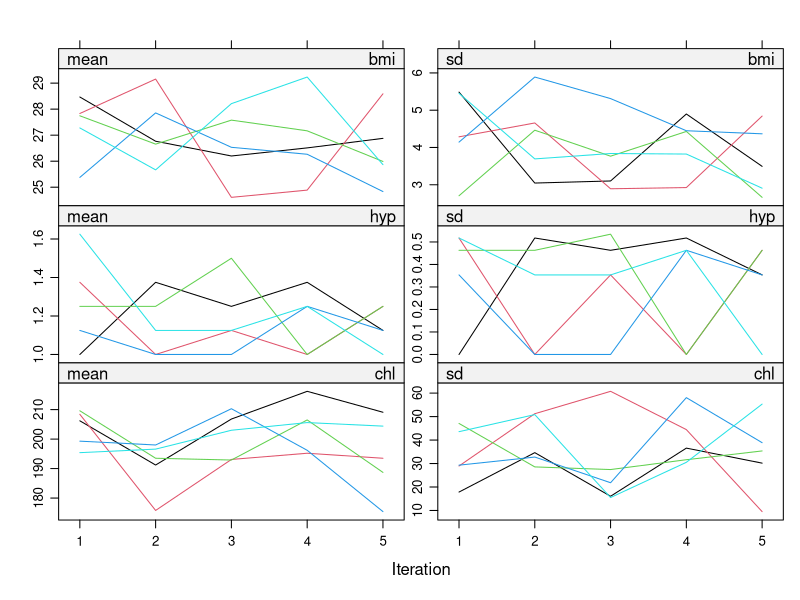
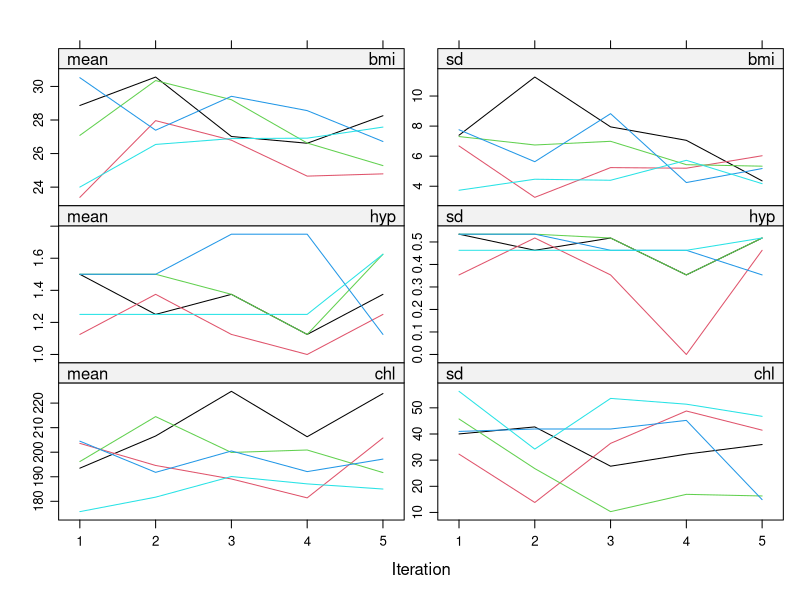
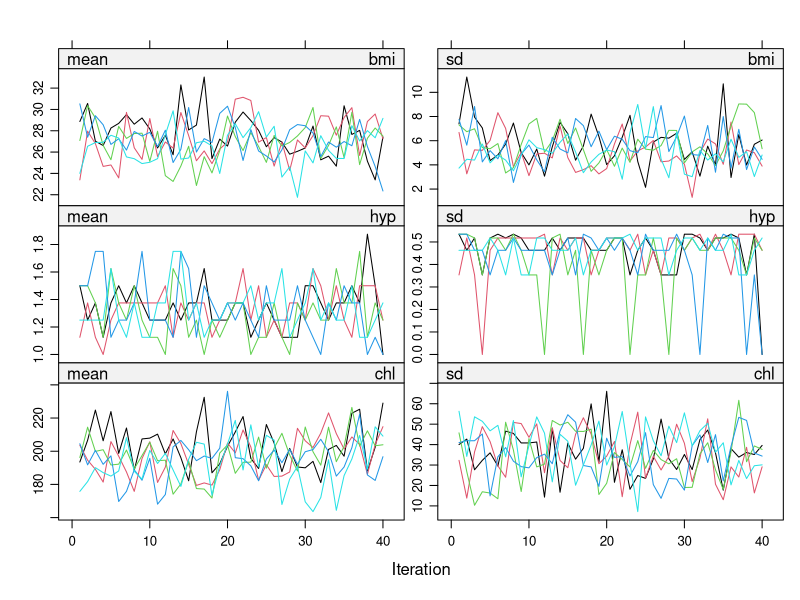
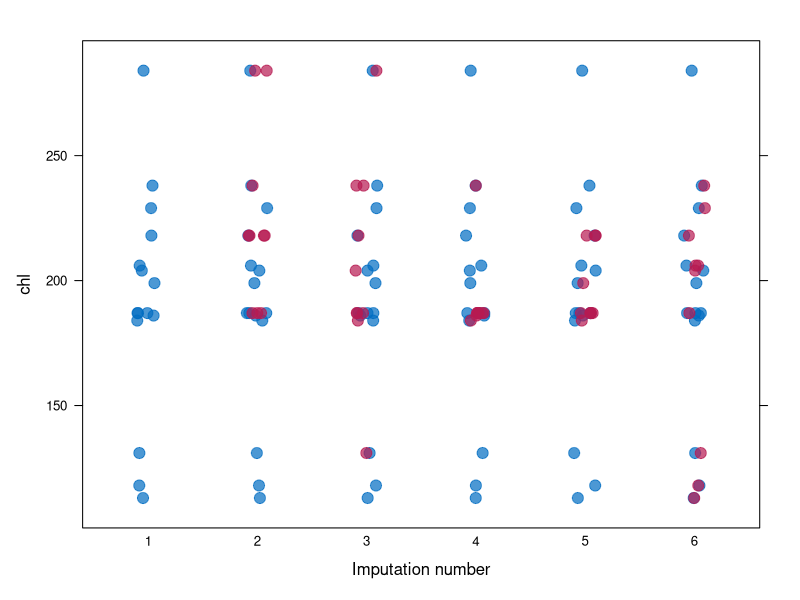
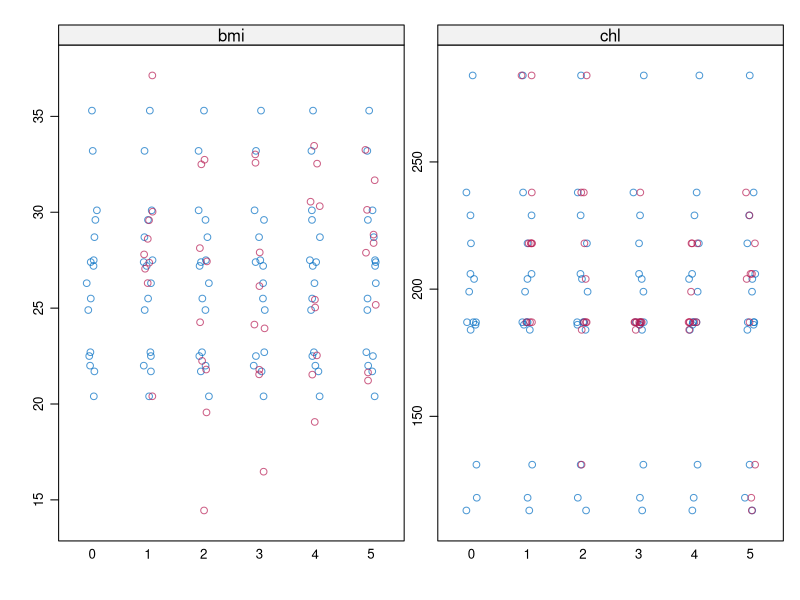
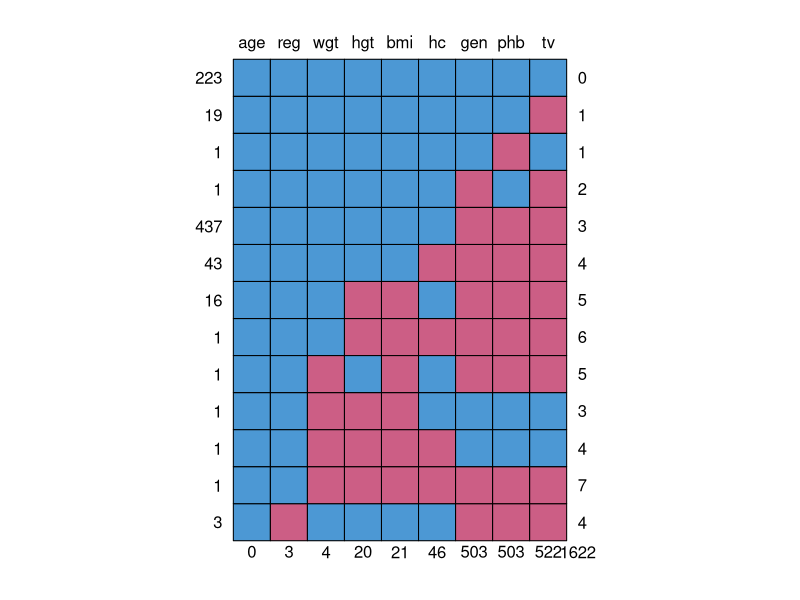
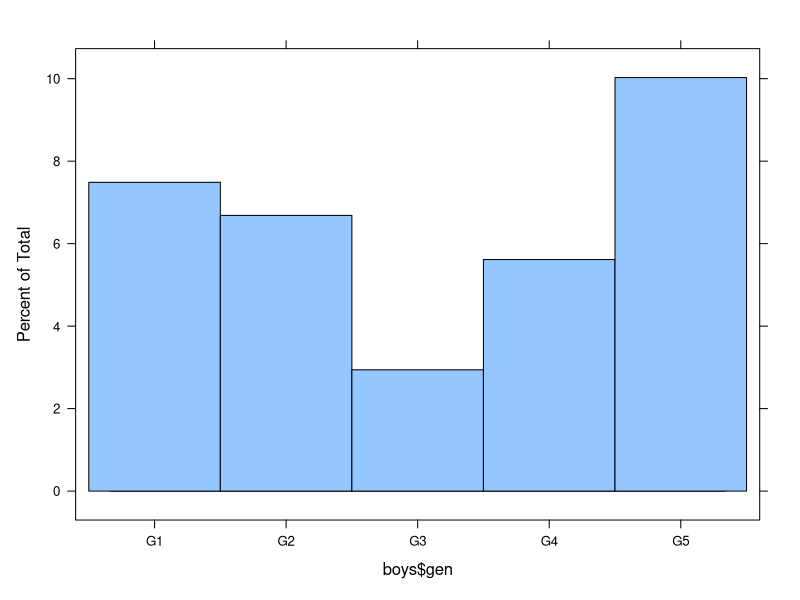
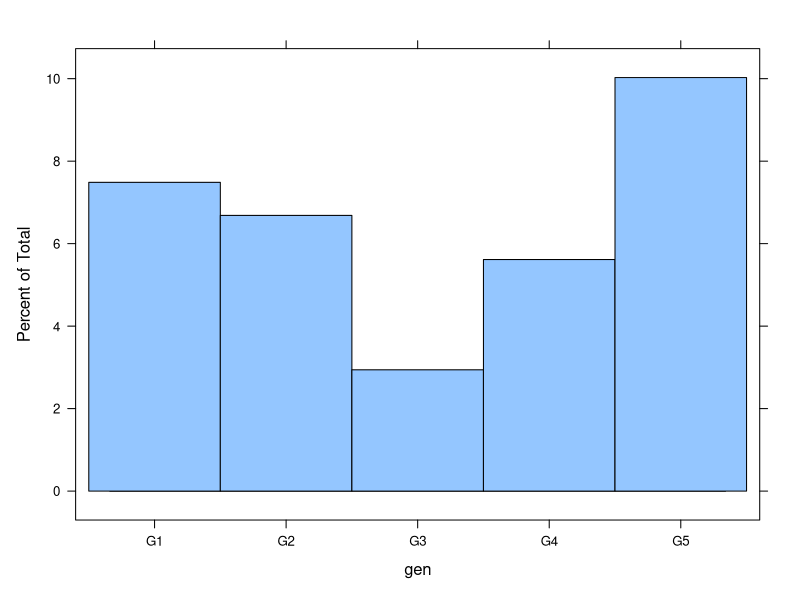

The R script that drew these images, in order:
## ---- chunk 1
library(mice)    # data imputation
library(lattice) # plotting device
library(dplyr)   # data manipulation
library(magrittr)# pipes
library(purrr)   # functional programming
## ---- chunk 2
set.seed(123)
## ---- chunk 3
nhanes
## ---- chunk 4
imp <- mice(nhanes, m = 3, print=FALSE)
## ---- chunk 5
imp$pred
## ---- chunk 6
ini <- mice(nhanes, maxit=0, print=FALSE)
pred <- ini$pred
pred
## ---- chunk 7
pred <- make.predictorMatrix(nhanes)
pred
## ---- chunk 8
pred[, "hyp"] <- 0
pred
## ---- chunk 9
imp <- mice(nhanes, predictorMatrix =  pred, print = F)
## ---- chunk 10
ini <- mice(nhanes, pred=quickpred(nhanes, mincor=.3), print=F)
ini$pred
## ---- chunk 11
imp <- mice(nhanes, print=F)
plot(imp)
## ---- chunk 12
imp <- mice(nhanes, seed=123, print=F)
## ---- chunk 13
imp$meth
## ---- chunk 14
summary(nhanes2)
## ---- chunk 15
str(nhanes2)
## ---- chunk 16
imp <- mice(nhanes2, print=F)
imp$meth
## ---- chunk 17
methods(mice)
## ---- chunk 18
meth <- make.method(nhanes2)
meth
meth["bmi"] <- "norm"
meth
## ---- chunk 19
imp <- mice(nhanes2, meth = meth, print=F)
## ---- chunk 20
plot(imp)
## ---- chunk 21
imp40 <- mice.mids(imp, maxit=35, print=F)
plot(imp40)
## ---- chunk 22
stripplot(imp, chl~.imp, pch=20, cex=2)
## ---- chunk 23
stripplot(imp)
## ---- chunk 24
fit <- with(imp, lm(bmi ~ chl))
fit
## ---- chunk 25
class(fit)
## ---- chunk 26
ls(fit)
## ---- chunk 27
summary(fit$analyses[[2]])
## ---- chunk 28
pool.fit <- pool(fit)
summary(pool.fit)
pool.fit
## ---- chunk 29
fit <- imp %>% 
  complete("all") %>% # list where each listed element is a completed set
  map(lm, formula = bmi ~ chl) %>% 
  pool() %>% 
  summary()
## ---- chunk 30
help(boys)
?boys
## ---- chunk 31
head(boys, n = 10)
## ---- chunk 32
tail(boys, n = 10)
## ---- chunk 33
!is.unsorted(boys$age)
## ---- chunk 34
dim(boys)
## ---- chunk 35
summary(boys)
## ---- chunk 36
md.pattern(boys)
## ---- chunk 37
mpat <- md.pattern(boys, plot = FALSE)
sum(mpat[, "gen"] == 0)
## ---- chunk 38
# use ! to indicate the opposite of NA
R <- !is.na(boys$gen) # TRUE for observed, FALSE for missing
head(R, n = 100)
tail(R, n = 100)
length(R)
## ---- chunk 39
lattice::histogram(boys$gen)
## ---- chunk 40
lattice::histogram(~ gen, data = boys)
## ---- chunk 41
lattice::histogram(~ age | R, data=boys)
## ---- chunk 42
imp <- mice(boys, print=FALSE)
## ---- chunk 43
boys %>% 
  select(-phb, -gen, -reg) %>%
  colMeans(na.rm = TRUE)
## ---- chunk 44
imp %>%
  mice::complete("all") %>%
  map(select, -phb, -gen, -reg) %>%  
  map(colMeans)
## ---- chunk 45
imp %>%
  with(summary(tv)) %>%
  summary()
## ---- chunk 46
imp %>%
  with(mean(tv)) %>%
  summary()
## ---- chunk 47
ave <- imp %>%
  mice::complete("long") %>%
  group_by(.id) %>%
  summarise_all(.funs = mean) %>%
  select(-.id, -.imp, -phb, -gen, -reg)

head(ave)
## ---- chunk 48
cor.wrong <- ave %>%
  cor() %>%
  round(digits = 2)
## ---- chunk 49
cor.wrong
## ---- chunk 50
fisher.trans <- function(x) 1/2 * log((1 + x) / (1 - x))
fisher.backtrans <- function(x) (exp(2 * x) - 1) / (exp(2 * x) + 1)
## ---- chunk 51
cor <- imp %>%
  mice::complete("all") %>%
  map(select, -phb, -gen, -reg) %>%  
  map(stats::cor) %>%
  map(fisher.trans)
cor
## ---- chunk 52
cor.rect <- Reduce("+", cor) / length(cor) # m is equal to the length of the list
cor.rect <- fisher.backtrans(cor.rect)
## ---- chunk 53
cor.wrong
## ---- chunk 54
round(cor.rect, digits = 2)
## ---- chunk 55
diag(cor.rect) <- 1
cor.rect
## ---- chunk 56
help(mammalsleep)
## ---- chunk 57
head(mammalsleep)
summary(mammalsleep)
str(mammalsleep)
## ---- chunk 58
md.pattern(mammalsleep)
## ---- chunk 59
imp1 <- mice(mammalsleep, maxit = 10, print=F, seed = 123)
## ---- chunk 60
plot(imp1)
## ---- chunk 61
fit1 <- with(imp1, lm(sws ~ log10(bw) + odi))
## ---- chunk 62
est1 <- pool(fit1)
est1
summary(est1)
## ---- chunk 63
imp2 <- mice(mammalsleep[ , -1], maxit = 10, print = F, seed = 123)
## ---- chunk 64
fit2 <- with(imp2, lm(sws ~ log10(bw) + odi))
est2 <- pool(fit2)
est2
summary(est2)
## ---- chunk 65
plot(imp2)
## ---- chunk 66
meth <- make.method(mammalsleep)
meth
## ---- chunk 67
pred <- make.predictorMatrix(mammalsleep)
pred
## ---- chunk 68
meth["ts"]<- "~ I(sws + ps)"
meth
## ---- chunk 69
pred[c("sws", "ps"), "ts"] <- 0
pred[, "species"] <- 0
pred
## ---- chunk 70
pas.imp <- mice(mammalsleep, 
                meth = meth, 
                pred = pred, 
                maxit = 50, 
                seed = 123, 
                print = F)
## ---- chunk 71
plot(pas.imp)
## ---- chunk 72
meth<- make.method(boys)
pred <- make.predictorMatrix(boys)
meth["bmi"]<- "~ I(wgt / (hgt / 100)^2)"
meth["wgt"]<- "~ I(bmi * (hgt / 100)^2)"
meth["hgt"]<- "~ I(sqrt(wgt / bmi) * 100)"
pred[c("bmi", "wgt", "hgt"), ] <- 0
imp.path <- mice(boys, 
                 meth=meth, 
                 pred=pred, 
                 seed=123)
plot(imp.path, c("hgt", "wgt", "bmi"))
## ---- chunk 73
sessionInfo()
